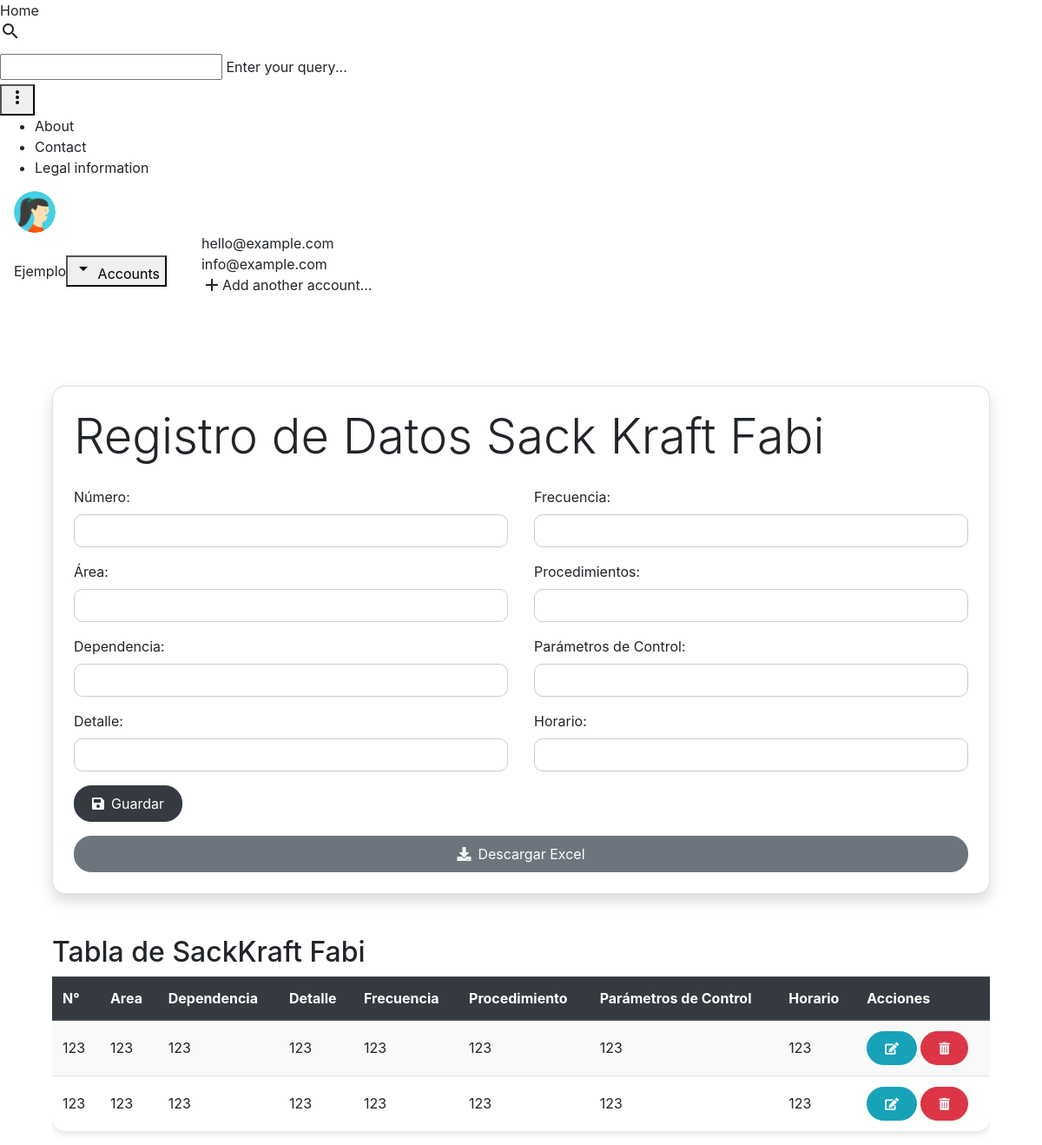
Before: /fabi/ with the older database file.
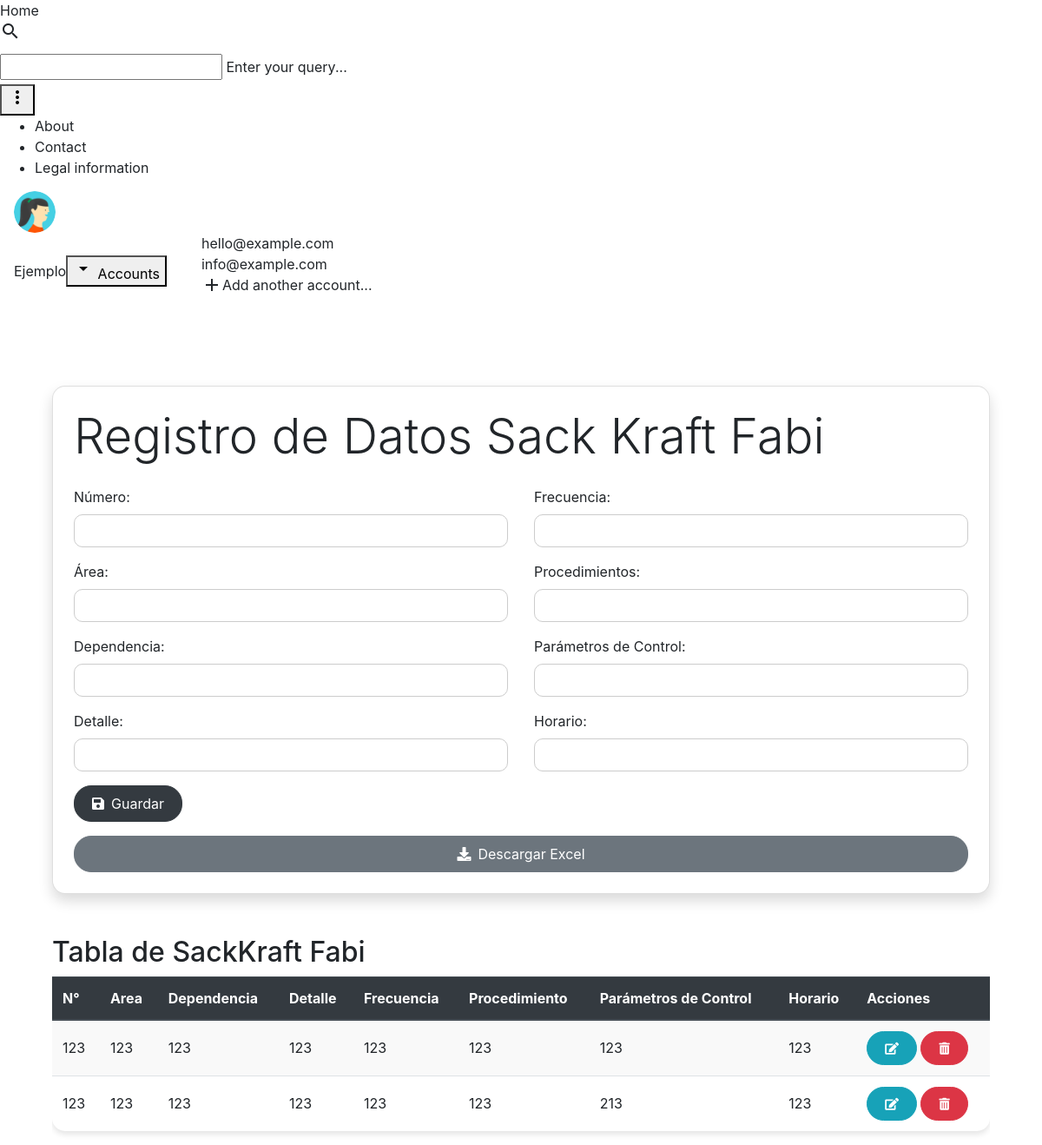
After: the same page with the newer database file.
### catalog/models.py (models this page shows, shortened)
class Fabi(models.Model):
    numero = models.IntegerField()
    area = models.CharField(max_length=100, default='')
    dependencia = models.CharField(max_length=100)
    detalle = models.TextField()
    frecuencia = models.CharField(max_length=100)
    procedimientos = models.TextField()
    parametro_control = models.CharField(max_length=100)
    horario = models.CharField(max_length=100)
    class Meta:
        db_table = 'fabi'

### catalog/views.py (the view)
# urls.py: path('fabi/', views.fabi, name='fabi'),
def fabi(request):
    if request.method == 'POST':
        form = FabiForm(request.POST, request.FILES)
        if form.is_valid():
            form.save()
            messages.success(request, 'Datos ingresados correctamente')
            return redirect('fabi')
        else:
            messages.error(request, 'Error al ingresar los datos. Por favor, revise los datos ingresados.')
    else:
        form = FabiForm()
    fabi = Fabi.objects.all()
    return render(request, 'Instalaciones/Biopackaging/Sack-Kraft/Fabi.html', {'form': form, 'fabi': fabi})

### catalog/forms.py
class FabiForm(forms.ModelForm):
    class Meta:
        model = Fabi
        fields = '__all__'

### Templates/Instalaciones/Biopackaging/Sack-Kraft/Fabi.html (shortened to what the changed rows need)
{% extends 'base.html' %}
{% load static %}
{% block content %}
<div class="container">
    <div class="card p-4 shadow">
        <h1 class="display-4 mb-4">Registro de Datos Sack Kraft Fabi</h1>
    </div>
</div>
<div class="container mt-5">
    <h2>Tabla de SackKraft Fabi</h2>
    <div class="table-responsive">
        <table class="table table-striped table-hover">
            <thead class="thead-dark">
                <tr>
                    <th scope="col">N°</th>
                    <th scope="col">Area</th>
                    <th scope="col">Dependencia</th>
                    <th scope="col">Detalle</th>
                    <th scope="col">Frecuencia</th>
                    <th scope="col">Procedimiento</th>
                    <th scope="col">Parámetros de Control</th>
                    <th scope="col">Horario</th>
                    <th scope="col">Acciones</th>
                </tr>
        </thead>
        <tbody>
            {% for dato in fabi %}
            <tr>
                <td>{{ dato.numero }}</td>
                <td>{{ dato.area}}</td>
                <td>{{ dato.dependencia }}</td>
                <td>{{ dato.detalle }}</td>
                <td>{{ dato.frecuencia }}</td>
                <td>{{ dato.procedimientos }}</td>
                <td>{{ dato.parametro_control }}</td>
                <td>{{ dato.horario }}</td>
                <td>
                    <a href="{% url 'modificar_fabi' dato.id %}" class="btn btn-info btn-sm"><i class="fas fa-edit"></i></a>
                    <form method="post" action="{% url 'eliminar_fabi' dato.id %}" style="display: inline;">
                        <button type="submit" class="btn btn-danger btn-sm" onclick="return confirm('¿Estás seguro de que deseas eliminar este dato?')"><i class="fas fa-trash-alt"></i></button>
                    </form>
                </td>
            </tr>
            {% endfor %}
        </tbody>
    </table>
</div>
<link rel="stylesheet" href="https://maxcdn.bootstrapcdn.com/bootstrap/4.5.2/css/bootstrap.min.css">
<link rel="stylesheet" href="https://cdnjs.cloudflare.com/ajax/libs/font-awesome/5.15.4/css/all.min.css">
<link rel="stylesheet" href="{% static 'stylecmpc.css' %}">
{% endblock %}

Changed rows visible on the page:
removed Fabi: numero "123", area "123", dependencia "123", detalle "123", frecuencia "123", procedimientos "123", parametro_control "123", horario "123"
added Fabi: numero "123", area "123", dependencia "123", detalle "123", frecuencia "123", procedimientos "123", parametro_control "213", horario "123"
